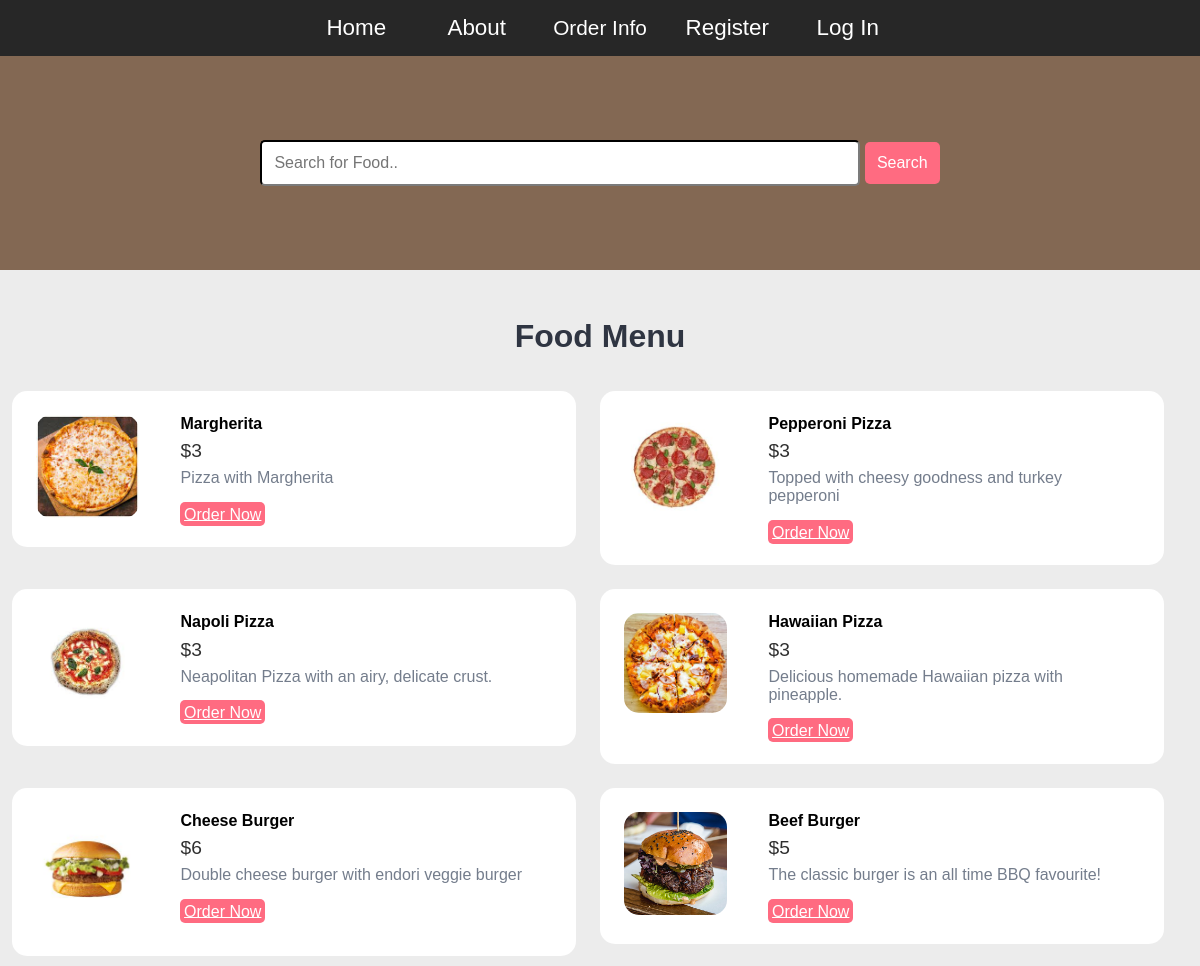
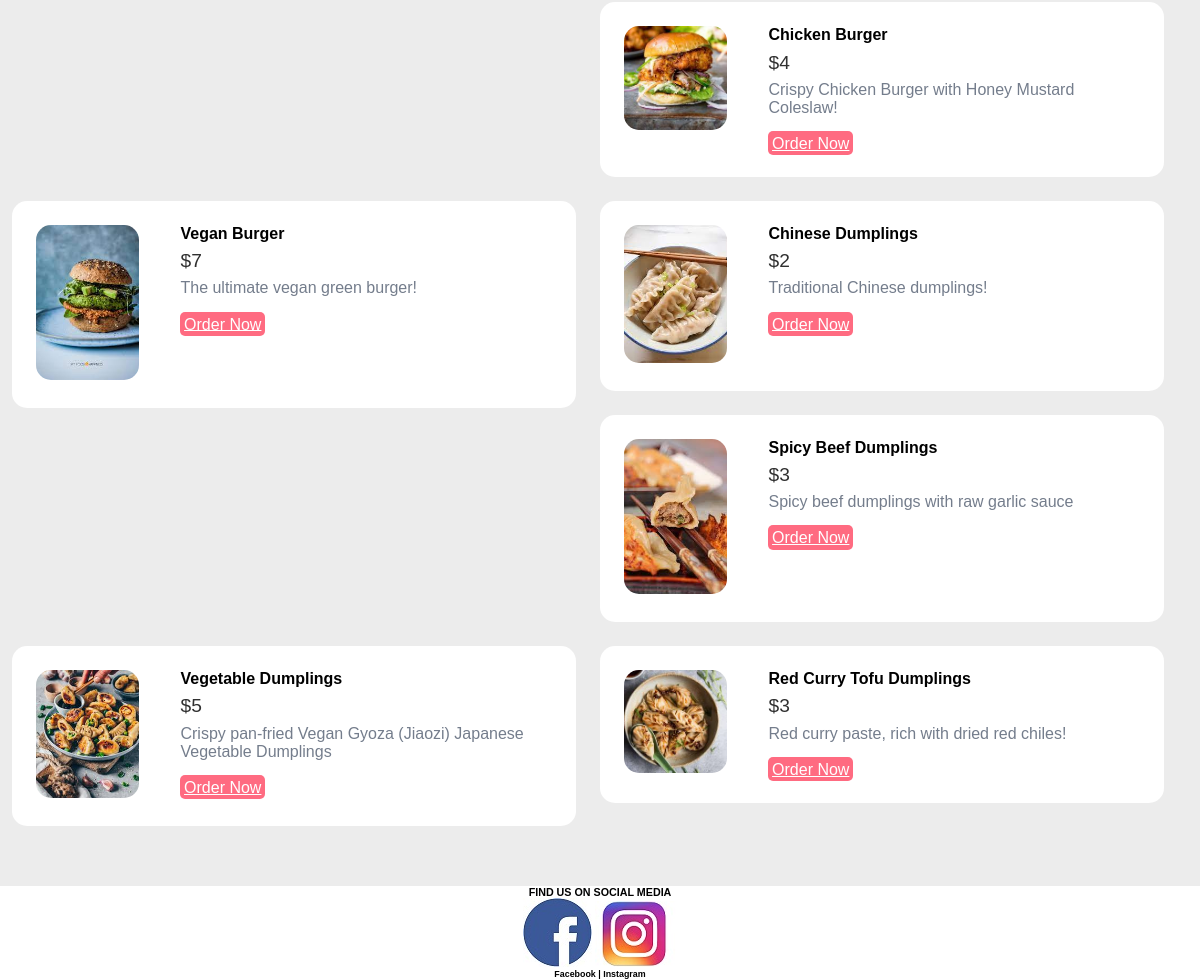
Screenshot of /foods.php with the database file from the repository (2 pictures, top to bottom).
### tables this page shows
CREATE TABLE `tbl_food` (
  `id` int(10) UNSIGNED NOT NULL,
  `title` varchar(100) NOT NULL,
  `description` text NOT NULL,
  `price` decimal(10,0) NOT NULL,
  `image_name` varchar(255) NOT NULL,
  `category_id` int(11) UNSIGNED NOT NULL,
  `featured` varchar(10) NOT NULL,
  `active` varchar(10) NOT NULL
);

### foods.php (the view, shortened to what this page needs)
<?php include('config/constants.php');?>
<!DOCTYPE html>
<html>
    <head>
        <link href="CSS/orderstyle.css" rel="stylesheet" />
    </head>
    <body>
        <header>
            <nav>
                <ul>
                    <li class="home"> <a href="<?php echo SITEURL; ?>index.php" >  Home</a></li>
                    <li class="about"><a href="<?php echo SITEURL; ?>about.php">About</a></li>
                    <div class="dropdown">
                        <button class="dropbtn"><a class="active" href="Pizza.html"></a>Order Info</button>
                        </div>
                    <li class="register"><a href="register.html">Register</a></li>
                    <li class="register"><a href="login.html">Log In</a></li>
                </ul>
            </nav>
        </header>
<section class="food-search text-center">
    <div class="container">
        <form action="<?php echo SITEURL; ?>food-search.php" method="POST">
            <input type="search" name="search" placeholder="Search for Food.." required>
            <input type="submit" name="submit" value="Search" class="btn btn-primary">
        </form>
    </div>
</section>
    <section class="food-menu">
        <div class="container">
            <h2 class="text-center">Food Menu</h2>
            <?php
            $sql= "SELECT * FROM tbl_food WHERE active='Yes'";
            $res= mysqli_query($conn, $sql);
            $count = mysqli_num_rows($res);
            if($count > 0){
                while($row=mysqli_fetch_assoc($res)){
                   $title = $row['title'];
                   $description = $row['description'];
                   $price = $row['price'];
                   $image_name= $row['image_name'];
                   ?>
                    <div class="food-menu-box">
                        <div class="food-menu-img">
                            <?php
                                if($image_name==""){
                                    echo "<div class= 'error'>Image not Available!</div>";
                                }
                                else{
                                ?>
                                    <img src="<?php echo SITEURL; ?>images/food/<?php echo $image_name; ?>" alt="Chicke Hawain Pizza" class="img-responsive img-curve">
                                <?php
                                }
                            ?>
                        </div>
                        <div class="food-menu-desc">
                            <h4><?php echo $title; ?></h4>
                            <p class="food-price">$<?php echo $price; ?></p>
                            <p class="food-detail">
                             <?php echo $description; ?>
                            </p>
                            <br>
                         <a href="#" class="btn btn-primary">Order Now</a>
                        </div>
                    </div>
                  <?php
                }
            }
            else{
                echo "<div class='error'>Food not found!</div>";
            }
            ?>
        </div>
    </section>
            <footer>
                <div>
                    <h6 style="text-align: center; ">FIND US ON SOCIAL MEDIA<h6>
                        <div class="center">
                            <a href="https://www.facebook.com/" target="_blank"><img src="images/fb_original.jpg" alt="facebook" /></a>
                            <a href="https:/www.instagram.com/" target="_blank"><img src="images/insta.jpg" alt="instagram" /></a>
                            <h5 style="text-align: center; ">Facebook           |         Instagram<h5>
                </div>
            </footer>
    </body>
</html>

### CSS/orderstyle.css (style rules this page uses)
* { margin:0; padding:0 ; font-family: Arial, Helvetica, sans-serif; }
body { margin: 0; padding: 0; background-color:white; }
p { font-family:Arial,sans-serif; font-size:22px; color:#303030 }
.food-search { background-image: url(../images/brown.jpg); background-size: cover; background-repeat: no-repeat; background-position: center; padding: 7% 0; }
.food-search input[type="search"] { width: 50%; padding: 1%; font-size: 1rem; border-color: #272727; border-radius: 5px; }
.img-responsive { width: 100%; }
.img-curve { border-radius: 15px; }
.text-center { text-align: center; }
.btn { padding: 1%; border: none; font-size: 1rem; border-radius: 5px; }
.btn-primary { background-color: #ff6b81; color: white; cursor: pointer; }
h2 { color: #2f3542; font-size: 2rem; margin-bottom: 2%; }
.food-menu { background-color: #ececec; padding: 4% 0; }
.food-menu-box { width: 43%; margin: 1%; padding: 2%; float: left; background-color: white; border-radius: 15px; }
.food-menu-img { width: 20%; float: left; }
.food-menu-desc { width: 70%; float: left; margin-left: 8%; }
.food-price { font-size: 1.2rem; margin: 2% 0; }
.food-detail { font-size: 1rem; color: #747d8c; }
nav ul { list-style: none; background-color: #272727; text-align: center; padding: 0; margin: 0; }
nav li { font-family: Arial,sans-serif; font-size: 1.2em; line-height: 40px; height: 40px; border-bottom: 1px solid #888; }
nav a { text-decoration: none; color: #fff; display: block; transition: .3s background-color; }
.center { text-align: center; }
@media screen and (min-width: 600px) { nav li { width: 120px; border-bottom: none; height: 50px; line-height: 50px; font-size: 1.4em; } }
@media screen and (min-width: 600px) { nav li { display: inline-block; margin-right: -4px; } }
@media screen and (min-width: 600px) { .dropbtn { background-color: #272727; color: white; padding: 16px; font-family:Arial,sans-serif; font-size: 1.3em; border: none; cursor: pointer; } }
@media screen and (min-width: 600px) { .dropdown { position: relative; display: inline-block; } }

### rows the page displays
tbl_food: image_name (picture), title "Margherita", price "3", description "Pizza with Margherita"
tbl_food: image_name (picture), title "Pepperoni Pizza", price "3", description "Topped with cheesy goodness and turkey pepperoni"
tbl_food: image_name (picture), title "Napoli Pizza", price "3", description "Neapolitan Pizza with an airy, delicate crust."
tbl_food: image_name (picture), title "Hawaiian Pizza", price "3", description "Delicious homemade Hawaiian pizza with pineapple."
tbl_food: image_name (picture), title "Cheese Burger", price "6", description "Double cheese burger with endori veggie burger"
tbl_food: image_name (picture), title "Beef Burger", price "5", description "The classic burger is an all time BBQ favourite!"
tbl_food: image_name (picture), title "Chicken Burger", price "4", description "Crispy Chicken Burger with Honey Mustard Coleslaw!"
tbl_food: image_name (picture), title "Vegan Burger", price "7", description "The ultimate vegan green burger!"
tbl_food: image_name (picture), title "Chinese Dumplings", price "2", description "Traditional Chinese dumplings!"
tbl_food: image_name (picture), title "Spicy Beef Dumplings", price "3", description "Spicy beef dumplings with raw garlic sauce"
tbl_food: image_name (picture), title "Vegetable Dumplings", price "5", description "Crispy pan-fried Vegan Gyoza (Jiaozi) Japanese Vegetable Dumplings"
tbl_food: image_name (picture), title "Red Curry Tofu Dumplings", price "3", description "Red curry paste, rich with dried red chiles!"
